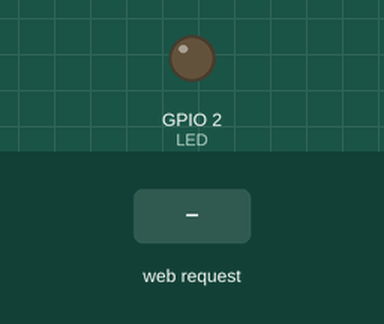
Bench run of a sketch on a simulated ESP8266 (NodeMCU). On the bench: output pins drawn as LEDs (lit = HIGH). The test bench sets the inputs (shaded band). WiFi joins after 1.5 s; servers stay silent unless stated; what the sketch prints to the serial monitor is not drawn.

Above: at 2.7 s.
2.8 s: HTTP request GET /ledON received
At 3.5 s:
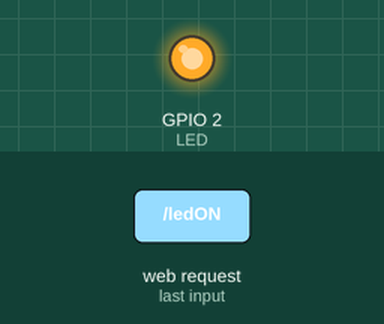
4.3 s: HTTP request GET /ledOFF received
At 4.6 s:
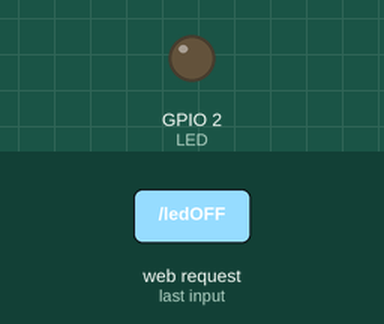
Timing chart, 0 to 7.3 s (numbered marks = the images above; inputs shaded):
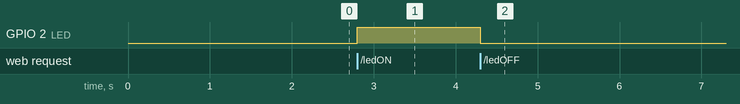

Measured:
- after the input at 2.8 s, GPIO 2 (LED): LOW → HIGH at once
- after the input at 4.3 s, GPIO 2 (LED): HIGH → LOW at once

The sketch:

esp8266-01.ino
```cpp
#include <ESP8266WiFi.h>
#include <WiFiClient.h>
#include <ESP8266WebServer.h>
#include <ESP8266mDNS.h>

ESP8266WebServer Webserver(80);

// Replace with your network credentials
 const char* ssid = "ssid";
 const char* password = "pssw";

String HTMLpage = "";
int LED = 2;

void setup(void) {
  HTMLpage += "<head><title>Webserver Tutorial</title></head><h3>ESP8266 Webserver Demo (Toggle LED)</h3><p>LED <a href=\"ledON\"><button>ON</button></a> <a href=\"ledOFF\"><button>OFF</button></a></p>";

  pinMode(LED, OUTPUT);
  digitalWrite(LED, LOW);
  Serial.begin(115200);
  WiFi.begin(ssid, password);
  Serial.println("");

  // Wait for connection
  while (WiFi.status() != WL_CONNECTED) {
    delay(500);
    Serial.print(".");
  }
  Serial.println("");
  Serial.print("Connected to ");
  Serial.println(ssid);
  Serial.print("IP address: ");
  Serial.println(WiFi.localIP());

  if (MDNS.begin("esp8266", WiFi.localIP())) {
    Serial.println("MDNS responder started");
  }

  Webserver.on("/", []() {
    Webserver.send(200, "text/html", HTMLpage);
  });
  Webserver.on("/ledON", []() {
    Webserver.send(200, "text/html", HTMLpage + "<p>LED is ON</p>");
    digitalWrite(LED, HIGH);
    Serial.print("ON");
    delay(1000);
  });
  Webserver.on("/ledOFF", []() {
    Webserver.send(200, "text/html", HTMLpage + "<p>LED is OFF</p>");
    digitalWrite(LED, LOW);
    Serial.print("OFF");
    delay(1000);
  });

  Webserver.begin();
  Serial.println("HTTP Webserver started");
}

void loop(void) {
  Webserver.handleClient();
}
```
